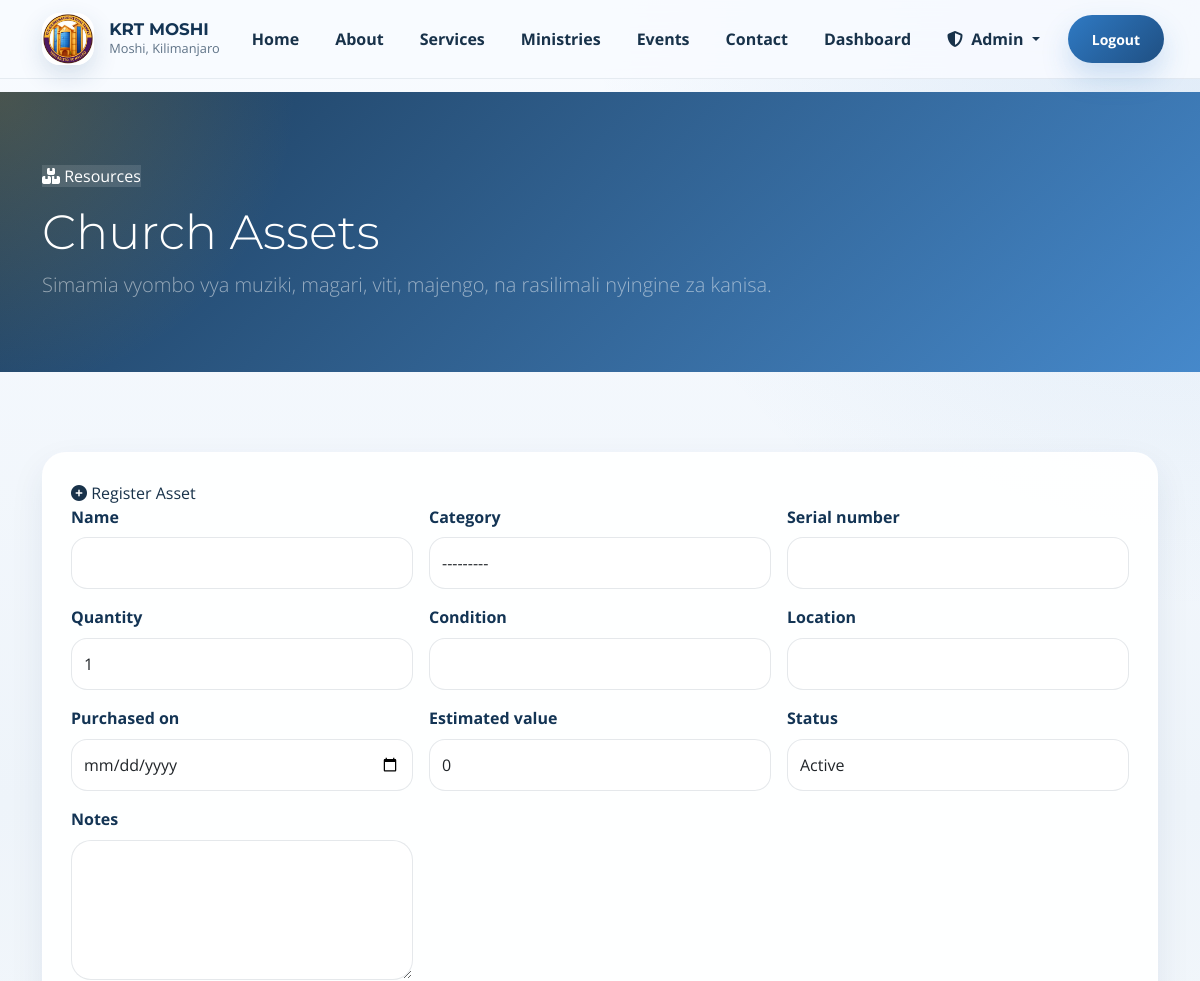
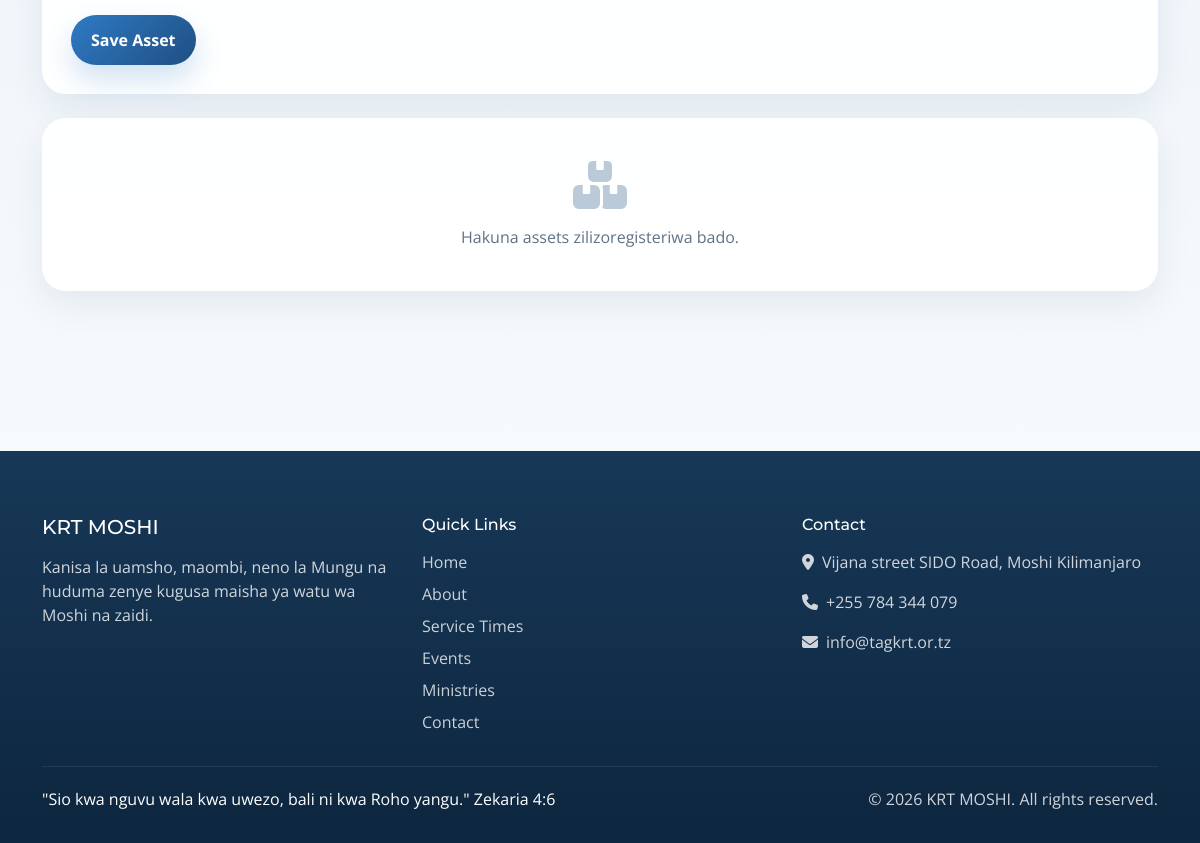
Screenshot of /dashboard/assets/ (signed in) with the database file from the repository (2 pictures, top to bottom).
### core/models.py (models this page shows, shortened)
class SiteConfig(models.Model):
    site_name = models.CharField(max_length=200, default="VCCT Mbezi Beach")
    site_logo = ResizedImageField(
        size=[200, 200],
        quality=85,
        upload_to='config/',
        blank=True,
        null=True,
        help_text="Logo size: 200x200 pixels"
    )
    site_favicon = ResizedImageField(
        size=[64, 64],
        quality=85,
        upload_to='config/',
        blank=True,
        null=True,
        help_text="Favicon size: 64x64 pixels"
    )
    hero_bg_image = ResizedImageField(
        size=[1920, 1080],
        quality=85,
        upload_to='config/',
        blank=True,
        null=True,
        help_text="Hero background size: 1920x1080 pixels"
    )
    contact_email = models.EmailField(default="info@tagkrt.or.tz")
    contact_phone = models.CharField(max_length=20, default="+255 784 344 079")
    address = models.TextField(default="Vijana street SIDO Road, Moshi Kilimanjaro")
    facebook_url = models.URLField(blank=True, null=True)
    twitter_url = models.URLField(blank=True, null=True)
    instagram_url = models.URLField(blank=True, null=True)
    youtube_url = models.URLField(blank=True, null=True)
    whatsapp_number = models.CharField(max_length=20, blank=True, null=True)
    about_us = RichTextUploadingField(blank=True, null=True)
    mission = RichTextUploadingField(blank=True, null=True)
    vision = RichTextUploadingField(blank=True, null=True)
    updated_at = models.DateTimeField(auto_now=True)
    class Meta:
        verbose_name = "Site Configuration"
        verbose_name_plural = "Site Configuration"

### core/views.py (the view, shortened to what this page needs)
# urls.py: path('dashboard/assets/', views.asset_management, name='asset_management'),
@login_required
def asset_management(request):
    profile = get_user_profile(request.user)
    if not profile or profile.role not in {'secretary', 'accountant', 'pastor', 'institution_manager'}:
        messages.error(request, 'You do not have permission to manage church assets.')
        return redirect('core:dashboard')
    site_config = get_site_config()
    can_edit = profile.role in {'secretary', 'pastor', 'institution_manager'} or request.user.is_superuser
    form = ChurchAssetForm()
    assets = ChurchAsset.objects.select_related('category').order_by('name')
    context = {
        'site_config': site_config,
        'profile': profile,
        'form': form,
        'assets': paginate_queryset(request, assets, 12),
        'can_edit': can_edit,
    }
    return render(request, 'core/asset_management.html', context)

### core/forms.py
class ChurchAssetForm(forms.ModelForm, StyledFormMixin):
    class Meta:
        model = ChurchAsset
        fields = ['name', 'category', 'serial_number', 'quantity', 'condition', 'location', 'purchased_on', 'estimated_value', 'status', 'notes']
        widgets = {
            'purchased_on': forms.DateInput(attrs={'type': 'date'}),
            'notes': forms.Textarea(attrs={'rows': 3}),
        }
    def __init__(self, *args, **kwargs):
        super().__init__(*args, **kwargs)
        self.fields['category'].queryset = ChurchAssetCategory.objects.order_by('name')
        self.apply_bootstrap()

### core/forms.py (called while the page is built)
    def apply_bootstrap(self):
        for field in self.fields.values():
            css_class = 'form-control'
            if isinstance(field.widget, (forms.Select, forms.SelectMultiple)):
                css_class = 'form-select'
            elif isinstance(field.widget, forms.CheckboxInput):
                css_class = 'form-check-input'
            existing = field.widget.attrs.get('class', '')
            field.widget.attrs['class'] = f'{existing} {css_class}'.strip()

### core/views.py (called while the page is built)
def get_user_profile(user):
    return UserProfile.objects.select_related('zone', 'ministry_role').filter(user=user).first()

def get_site_config():
    site_config = SiteConfig.objects.first()
    if not site_config:
        site_config = SiteConfig.objects.create()
    return site_config

def paginate_queryset(request, queryset, per_page=12):
    paginator = Paginator(queryset, per_page)
    return paginator.get_page(request.GET.get('page'))

### templates/core/asset_management.html (shortened to what this page needs)
{% extends "base.html" %}
{% block content %}
<section class="page-hero"><div class="container"><span class="eyebrow"><i class="fas fa-boxes-stacked"></i> Resources</span><h1 class="display-5 text-white mt-3">Church Assets</h1><p class="lead text-white-50">Simamia vyombo vya muziki, magari, viti, majengo, na rasilimali nyingine za kanisa.</p></div></section>
<section class="site-section"><div class="container">
    {% if can_edit %}
    <div class="content-panel mb-4">
        <span class="eyebrow mb-3"><i class="fas fa-plus-circle"></i> Register Asset</span>
        <form method="post" class="row g-3">
            {% for field in form %}
            <div class="col-md-4"><label class="form-label">{{ field.label }}</label>{{ field }}</div>
            {% endfor %}
            <div class="col-12"><button type="submit" class="btn btn-primary">Save Asset</button></div>
        </form>
    </div>
    {% endif %}
    <div class="row g-4">
        {% for item in assets %}
        <div class="col-lg-6">
            <div class="content-panel h-100">
                <div class="d-flex justify-content-between gap-3">
                    <div>
                        <h3 class="h5 mb-1">{{ item.name }}</h3>
                        <div class="small text-muted">{{ item.category.name|default:"No category" }} • {{ item.location|default:"No location" }}</div>
                    </div>
                    <span class="badge bg-primary">{{ item.get_status_display }}</span>
                </div>
                <div class="small text-muted mt-2">Qty: {{ item.quantity }} • Value: {{ item.estimated_value }} • Condition: {{ item.condition|default:"Not set" }}</div>
                <div class="small text-muted mt-1">Approval: {{ item.get_approval_status_display }}</div>
                {% if can_edit %}
                <div class="d-flex gap-2 flex-wrap mt-3">
                    <a href="{% url 'core:asset_edit' item.id %}" class="btn btn-outline-primary btn-sm">Edit</a>
                    <form method="post" onsubmit="return confirm('Delete this asset?');">
                        {% csrf_token %}
                        <input type="hidden" name="action" value="delete_asset">
                        <input type="hidden" name="asset_id" value="{{ item.id }}">
                        <button type="submit" class="btn btn-outline-danger btn-sm">Delete</button>
                    </form>
                </div>
                {% endif %}
            </div>
        </div>
        {% empty %}
        <div class="col-12"><div class="empty-state content-panel"><i class="fas fa-boxes-stacked"></i><p class="mb-0">Hakuna assets zilizoregisteriwa bado.</p></div></div>
        {% endfor %}
    </div>
</div></section>
{% endblock %}

### templates/base.html (shortened to what this page needs)
<!DOCTYPE html>
{% load static %}
<html lang="en">
<head>
    <link href="https://cdn.jsdelivr.net/npm/bootstrap@5.3.3/dist/css/bootstrap.min.css" rel="stylesheet">
    <link rel="stylesheet" href="https://cdnjs.cloudflare.com/ajax/libs/font-awesome/6.5.2/css/all.min.css">
    <link rel="stylesheet" href="{% static 'css/style.css' %}">
</head>
<body>
    <nav class="navbar navbar-expand-lg fixed-top">
        <div class="container">
            <a class="navbar-brand d-flex align-items-center" href="{% url 'core:home' %}">
                {% if site_config.site_logo %}
                <img src="{{ site_config.site_logo.url }}" alt="{{ site_config.site_name|default:'KRT Logo' }}">
                {% endif %}
                <div>
                    <div class="navbar-brand-text">{{ site_config.site_name|default:"Kilimanjaro Revival Temple" }}</div>
                    <div class="navbar-brand-subtitle">Moshi, Kilimanjaro</div>
                </div>
            </a>
            <div class="collapse navbar-collapse" id="navbarMain">
                <ul class="navbar-nav ms-auto align-items-lg-center gap-lg-1">
                    <li class="nav-item"><a class="nav-link" href="{% url 'core:home' %}">Home</a></li>
                    <li class="nav-item"><a class="nav-link" href="{% url 'core:about' %}">About</a></li>
                    <li class="nav-item"><a class="nav-link" href="{% url 'core:services' %}">Services</a></li>
                    <li class="nav-item"><a class="nav-link" href="{% url 'core:ministries' %}">Ministries</a></li>
                    <li class="nav-item"><a class="nav-link" href="{% url 'core:events' %}">Events</a></li>
                    <li class="nav-item"><a class="nav-link" href="{% url 'core:contact' %}">Contact</a></li>
                    {% if user.is_authenticated %}
                    <li class="nav-item"><a class="nav-link" href="{% url 'core:dashboard' %}">Dashboard</a></li>
                    {% if user.is_staff or user.is_superuser %}
                    <li class="nav-item dropdown">
                        <a class="nav-link dropdown-toggle" href="#" role="button" data-bs-toggle="dropdown" aria-expanded="false">
                            <i class="fas fa-shield-alt me-1"></i> Admin
                        </a>
                    </li>
                    {% endif %}
                    <li class="nav-item ms-lg-2">
                        <form method="post" action="{% url 'accounts:logout' %}">
                            <button type="submit" class="btn btn-primary btn-sm px-4">Logout</button>
                        </form>
                    </li>
                    {% else %}
                    <li class="nav-item"><a class="nav-link" href="{% url 'accounts:login' %}">Login</a></li>
                    <li class="nav-item ms-lg-2"><a class="btn btn-primary btn-sm px-4" href="{% url 'accounts:signup' %}">Join Us</a></li>
                    {% endif %}
                </ul>
            </div>
        </div>
    </nav>
    <div class="page-shell">
        <main class="page-content">
            {% block content %}{% endblock %}
        </main>
        <footer class="footer-shell">
            <div class="container">
                <div class="row g-4">
                    <div class="col-lg-4">
                        <h5 class="mb-3">{{ site_config.site_name|default:"Kilimanjaro Revival Temple" }}</h5>
                        <p class="mb-4">Kanisa la uamsho, maombi, neno la Mungu na huduma zenye kugusa maisha ya watu wa Moshi na zaidi.</p>
                    </div>
                    <div class="col-lg-4">
                        <h6 class="mb-3">Quick Links</h6>
                        <div class="footer-links d-grid gap-2">
                            <a href="{% url 'core:home' %}">Home</a>
                            <a href="{% url 'core:about' %}">About</a>
                            <a href="{% url 'core:services' %}">Service Times</a>
                            <a href="{% url 'core:events' %}">Events</a>
                            <a href="{% url 'core:ministries' %}">Ministries</a>
                            <a href="{% url 'core:contact' %}">Contact</a>
                        </div>
                    </div>
                    <div class="col-lg-4">
                        <h6 class="mb-3">Contact</h6>
                        <div class="d-grid gap-3">
                            <div><i class="fas fa-location-dot me-2"></i>{{ site_config.address|default:"Vijana Street, SIDO Road, Moshi Kilimanjaro" }}</div>
                            <div><i class="fas fa-phone me-2"></i>{{ site_config.contact_phone|default:"+255 784 344 079" }}</div>
                            <div><i class="fas fa-envelope me-2"></i>{{ site_config.contact_email|default:"info@tagkrt.or.tz" }}</div>
                        </div>
                    </div>
                </div>
                <div class="footer-bottom d-flex flex-column flex-md-row justify-content-between gap-2">
                    <div class="footer-verse">"Sio kwa nguvu wala kwa uwezo, bali ni kwa Roho yangu." Zekaria 4:6</div>
                    <div>&copy; {% now "Y" %} {{ site_config.site_name|default:"Kilimanjaro Revival Temple" }}. All rights reserved.</div>
                </div>
            </div>
        </footer>
    </div>
</body>
</html>

### static/css/style.css (style rules this page uses)
:root { --primary: #1f4f82; --primary-deep: #133454; --primary-soft: #e9f3ff; --secondary: #2f7ac4; --accent: #d8a227; --accent-soft: #fff6dd; --surface: #ffffff; --surface-muted: #f5f8fc; --surface-strong: #edf3f9; --text: #18324a; --text-soft: #5f7387; --border: rgba(24, 50, 74, 0.1); --shadow-sm: 0 14px 34px rgba(16, 52, 88, 0.08); --shadow-md: 0 24px 64px rgba(16, 52, 88, 0.12); --radius-sm: 14px; --radius-md: 24px; --radius-lg: 36px; --transition: 0.3s ease; }
*, *::before, *::after { box-sizing: border-box; }
html { scroll-behavior: smooth; }
body { font-family: 'Open Sans', system-ui, sans-serif; color: var(--text); background: radial-gradient(circle at top right, rgba(47, 122, 196, 0.12), transparent 28%), linear-gradient(180deg, #f8fbff 0%, #eef4fa 44%, #fdfefe 100%); min-height: 100vh; padding-top: 92px; }
h1, h2, h3, h4, h5, h6, .navbar-brand-text, .display-1, .display-2, .display-3, .display-4, .display-5, .display-6 { font-family: 'Montserrat', sans-serif; color: var(--primary-deep); }
a { color: var(--secondary); text-decoration: none; }
.page-shell { position: relative; }
.site-section { padding: 5rem 0; }
.glass-panel, .card, .table-panel, .content-panel { background: rgba(255, 255, 255, 0.92); border: 1px solid rgba(255, 255, 255, 0.7); box-shadow: var(--shadow-sm); border-radius: var(--radius-md); }
.content-panel, .table-panel { padding: 1.75rem; }
.card, .btn, .form-control, .form-select, .nav-link, .dropdown-menu, .social-link, .chip { transition: all var(--transition); }
.btn { border-radius: 999px; padding: 0.82rem 1.25rem; font-weight: 700; border-width: 1px; }
.btn-primary, .btn-success, .btn-warning { background: linear-gradient(135deg, var(--secondary), var(--primary)); border: none; color: #fff; box-shadow: 0 14px 28px rgba(47, 122, 196, 0.22); }
.form-label { font-weight: 700; color: var(--primary-deep); margin-bottom: 0.55rem; }
.form-control, .form-select, .input-group-text { min-height: 52px; border-radius: 16px; border: 1px solid rgba(24, 50, 74, 0.11); background: rgba(255, 255, 255, 0.95); }
textarea.form-control { min-height: 140px; border-radius: 20px; }
.navbar { background: rgba(248, 251, 255, 0.86) !important; backdrop-filter: blur(18px); border-bottom: 1px solid rgba(24, 50, 74, 0.08); }
.navbar-brand { gap: 0.95rem; }
.navbar-brand img { width: 52px; height: 52px; object-fit: cover; border-radius: 18px; box-shadow: 0 10px 24px rgba(31, 79, 130, 0.16); }
.navbar-brand-text { font-size: 1.05rem; line-height: 1.15; font-weight: 700; }
.navbar-brand-subtitle { color: var(--text-soft); font-size: 0.8rem; }
.nav-link { color: var(--text); font-weight: 700; border-radius: 999px; padding: 0.7rem 1rem !important; }
.page-hero { position: relative; overflow: hidden; padding: 4.5rem 0 3.5rem; }
.page-hero::before { content: ""; position: absolute; inset: 0; background: radial-gradient(circle at top left, rgba(216, 162, 39, 0.24), transparent 24%), linear-gradient(135deg, rgba(19, 52, 84, 0.96), rgba(47, 122, 196, 0.88)); }
.page-hero .container { position: relative; z-index: 1; }
.page-hero .eyebrow { background: rgba(255, 255, 255, 0.12); color: #fff; }
.page-hero h1, .page-hero p, .page-hero .stat-label, .page-hero .hero-meta, .page-hero .hero-meta a { color: #fff; }
.footer-shell { margin-top: 5rem; padding: 4rem 0 2rem; background: linear-gradient(180deg, rgba(19, 52, 84, 0.98), rgba(13, 38, 63, 1)); color: rgba(255, 255, 255, 0.8); }
.footer-shell h5, .footer-shell h6, .footer-shell a, .footer-shell .footer-verse { color: #fff; }
.footer-links a { color: rgba(255, 255, 255, 0.78); }
.footer-bottom { border-top: 1px solid rgba(255, 255, 255, 0.08); margin-top: 2rem; padding-top: 1.2rem; }
.page-content { opacity: 0; transform: translateY(18px); transition: opacity 0.6s ease, transform 0.6s ease; }
body.page-ready .page-content { opacity: 1; transform: translateY(0); }
.empty-state { text-align: center; padding: 2.6rem 1rem; color: var(--text-soft); }
.empty-state i { font-size: 3rem; color: rgba(31, 79, 130, 0.3); margin-bottom: 1rem; }

### rows the page displays
SiteConfig: site_logo (picture), site_name "KRT MOSHI", address "Vijana street SIDO Road, Moshi Kilimanjaro", contact_phone "+255 784 344 079", contact_email "info@tagkrt.or.tz"

### other values shown
{{ field.label }} "Name" "Category" "Serial number" "Quantity" "Condition" "Location" "Purchased on" "Estimated value" "Status" "Notes"
